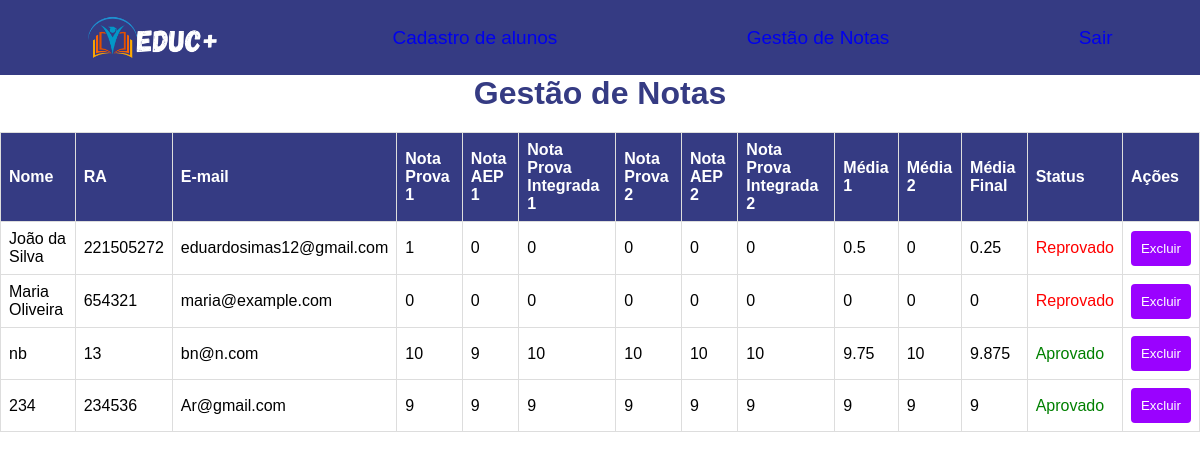
The page /lista.php on the database its author committed.
### tables this page shows
CREATE TABLE "Alunos" (
	"ID"	INTEGER,
	"nome"	TEXT NOT NULL,
	"email"	TEXT NOT NULL,
	"RA"	TEXT NOT NULL UNIQUE,
	PRIMARY KEY("ID" AUTOINCREMENT)
);

CREATE TABLE Notas (
    ID INTEGER PRIMARY KEY AUTOINCREMENT,
    id_aluno INTEGER NOT NULL,
    nota_prova1 REAL,
    nota_aep1 REAL,
    nota_integrada_1 REAL,
    nota_prova2 REAL,
    nota_aep2 REAL,
    nota_integrada_2 REAL,
    FOREIGN KEY (id_aluno) REFERENCES Alunos(ID)
);

### classes/Database.php (called while the page is built)
<?php
class Database {
    private $pdo;
    public function __construct($dbname) {
        $this->pdo = new PDO("sqlite:" . $dbname);
        $this->pdo->setAttribute(PDO::ATTR_ERRMODE, PDO::ERRMODE_EXCEPTION);
    }
    public function getConnection() {
        return $this->pdo;
    }
}
?>

### classes/Aluno.php (called while the page is built, shortened)
<?php
class Aluno {
    private $database;
    public function __construct($database) {
        $this->database = $database;
    }
    public function listarTodos() {
        $query = "SELECT * FROM Alunos";
        $stmt = $this->database->getConnection()->prepare($query);
        $stmt->execute();
        return $stmt->fetchAll(PDO::FETCH_ASSOC);
    }
}
?>

### classes/Nota.php (called while the page is built, shortened)
<?php
class Nota {
    private $db;
    public function __construct($database) {
        $this->db = $database->getConnection();
    }
    public function obterNotas($id_aluno) {
        $query = "SELECT * FROM notas WHERE ID_aluno = :id_aluno";
        $stmt = $this->db->prepare($query);
        $stmt->bindParam(':id_aluno', $id_aluno, PDO::PARAM_INT);
        $stmt->execute();
        return $stmt->fetch(PDO::FETCH_ASSOC);
    }
}
?>

### lista.php (the view, shortened to what this page needs)
<?php
require_once 'classes/Database.php';
require_once 'classes/Aluno.php';
require_once 'classes/Nota.php';
$dbname = "SGN.db";
$database = new Database($dbname);
$aluno = new Aluno($database);
$nota = new Nota($database);
$alunos = $aluno->listarTodos();
function calcularMedia($nota1, $nota2) {
    return ($nota1 + $nota2) / 2;
}
function calcularStatus($media_final) {
    if ($media_final >= 6) {
        return "Aprovado";
    } elseif ($media_final >= 3) {
        return "Recuperação";
    } else {
        return "Reprovado";
    }
}
?>
<!DOCTYPE html>
<html lang="pt-BR">
<head>
  <link rel="stylesheet" href="lista.css">
</head>
<body>
  <header>
    <img id="logo" src="./Img/Educ_1.png">
    <nav>
      <ul>
        <li><a href="index.php">Cadastro de alunos</a></li>
        <li><a href="lista.php">Gestão de Notas</a></li>
        <li><a href="#">Sair</a></li>
      </ul>
    </nav>
  </header>
  <h1 id="titulo">Gestão de Notas</h1>
  <table id="tabelaAlunos">
    <thead>
      <tr>
        <th>Nome</th>
        <th>RA</th>
        <th>E-mail</th>
        <th>Nota Prova 1</th>
        <th>Nota AEP 1</th>
        <th>Nota Prova Integrada 1</th>
        <th>Nota Prova 2</th>
        <th>Nota AEP 2</th>
        <th>Nota Prova Integrada 2</th>
        <th>Média 1</th>
        <th>Média 2</th>
        <th>Média Final</th>
        <th>Status</th>
        <th>Ações</th>
      </tr>
    </thead>
    <tbody>
    <?php foreach ($alunos as $aluno):
        $notas = $nota->obterNotas($aluno['ID']);
        if (!$notas) {
            $notas = array(
                'nota_prova1' => 0,
                'nota_aep1' => 0,
                'nota_integrada_1' => 0,
                'nota_prova2' => 0,
                'nota_aep2' => 0,
                'nota_integrada_2' => 0
            );
        }
        $media1 = calcularMedia(floatval($notas['nota_prova1']), (floatval($notas['nota_aep1']) + floatval($notas['nota_integrada_1'])) / 2);
        $media2 = calcularMedia(floatval($notas['nota_prova2']), (floatval($notas['nota_aep2']) + floatval($notas['nota_integrada_2'])) / 2);
        $media_final = calcularMedia($media1, $media2);
        $status = calcularStatus($media_final);
    ?>
      <tr>
        <td><?php echo htmlspecialchars($aluno['nome']); ?></td>
        <td><?php echo htmlspecialchars($aluno['RA']); ?></td>
        <td><?php echo htmlspecialchars($aluno['email']); ?></td>
        <td><?php echo htmlspecialchars($notas['nota_prova1']); ?></td>
        <td><?php echo htmlspecialchars($notas['nota_aep1']); ?></td>
        <td><?php echo htmlspecialchars($notas['nota_integrada_1']); ?></td>
        <td><?php echo htmlspecialchars($notas['nota_prova2']); ?></td>
        <td><?php echo htmlspecialchars($notas['nota_aep2']); ?></td>
        <td><?php echo htmlspecialchars($notas['nota_integrada_2']); ?></td>
        <td><?php echo htmlspecialchars($media1); ?></td>
        <td><?php echo htmlspecialchars($media2); ?></td>
        <td><?php echo htmlspecialchars($media_final); ?></td>
        <td class="<?php echo strtolower($status); ?>"><?php echo htmlspecialchars($status); ?></td>
        <td>
          <form action="deletar.php" method="post">
            <button type="submit">Excluir</button>
          </form>
        </td>
      </tr>
    <?php endforeach; ?>
    </tbody>
  </table>
</body>
</html>

### lista.css (style rules this page uses)
* { margin: 0; padding: 0; text-decoration: none; list-style: none; }
header { height: 75px; display: flex; justify-content: space-around; align-items: center; background-color: rgb(53, 59, 131); }
nav { width: 60%; }
ul { display: flex; width: 100%; justify-content: space-between; background-color: rgb(53, 59, 131); }
li { list-style: none; color: white; cursor: pointer; font-size: 19px; background-color: rgb(53, 59, 131); }
#logo { width: 130px; height: auto; background-color: rgb(53, 59, 131); }
body { font-family: Arial, sans-serif; background-color: #ffffff; margin: 0; padding: 0; }
h1 { text-align: center; margin-bottom: 20px; }
form { display: flex; flex-direction: column; align-items: center; }
form button { width: 100%; padding: 10px; background-color: #9a02ff; color: #fff; border: none; border-radius: 4px; cursor: pointer; }
table { width: 100%; border-collapse: collapse; margin-top: 20px; }
th, td { border: 1px solid #ddd; padding: 8px; text-align: left; }
th { background-color: #353b83; color: #fff; }
#titulo { color: #353b83; }
.aprovado { color: green; }
.reprovado { color: red; }

### rows shown on the page
alunos: nome "João da Silva", RA "221505272", email "eduardosimas12@gmail.com", notas.nota_prova1 "1", notas.nota_aep1 "0", notas.nota_integrada_1 "0", notas.nota_prova2 "0", notas.nota_aep2 "0", notas.nota_integrada_2 "0", notas.nota_prova1+nota_aep1+nota_integrada_1 "0.5", media_final "0.25", notas.nota_prova1+nota_aep1+nota_integrada_1 "Reprovado"
alunos: nome "Maria Oliveira", RA "654321", email "maria@example.com", nota_prova1 "0", media_final "0"
notas: nota_aep1 "0", nota_integrada_1 "0", nota_prova2 "0", nota_aep2 "0", nota_integrada_2 "0", status "Reprovado"
alunos: nome "nb", RA "13", email "bn@n.com", notas.nota_prova1 "10", notas.nota_aep1 "9", notas.nota_integrada_1 "10", notas.nota_prova2 "10", notas.nota_aep2 "10", notas.nota_integrada_2 "10", notas.nota_prova1+nota_aep1+nota_integrada_1 "9.75", media_final "9.875", notas.nota_prova1+nota_aep1+nota_integrada_1 "Aprovado"
alunos: nome "234", RA "234536", email "Ar@gmail.com", notas.nota_prova1 "9", notas.nota_aep1 "9", notas.nota_integrada_1 "9", notas.nota_prova2 "9", notas.nota_aep2 "9", notas.nota_integrada_2 "9", notas.nota_prova1+nota_aep1+nota_integrada_1 "Aprovado"
